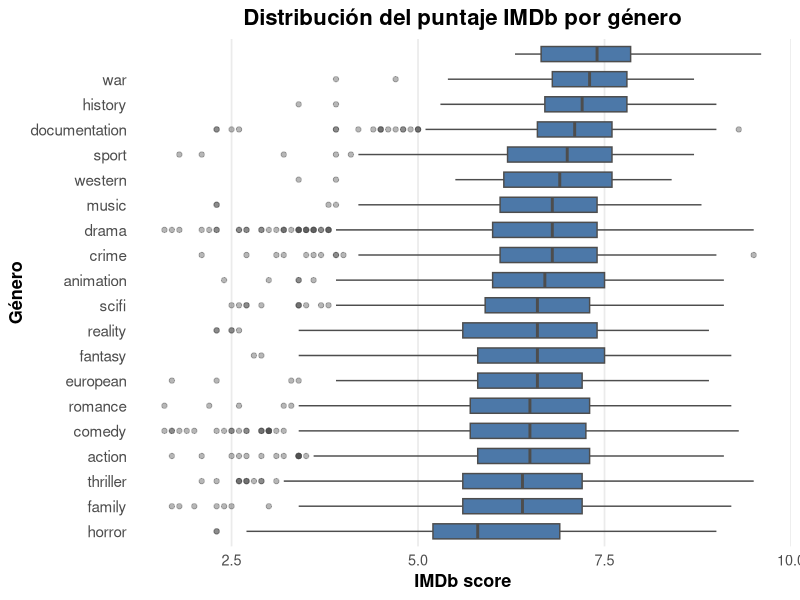
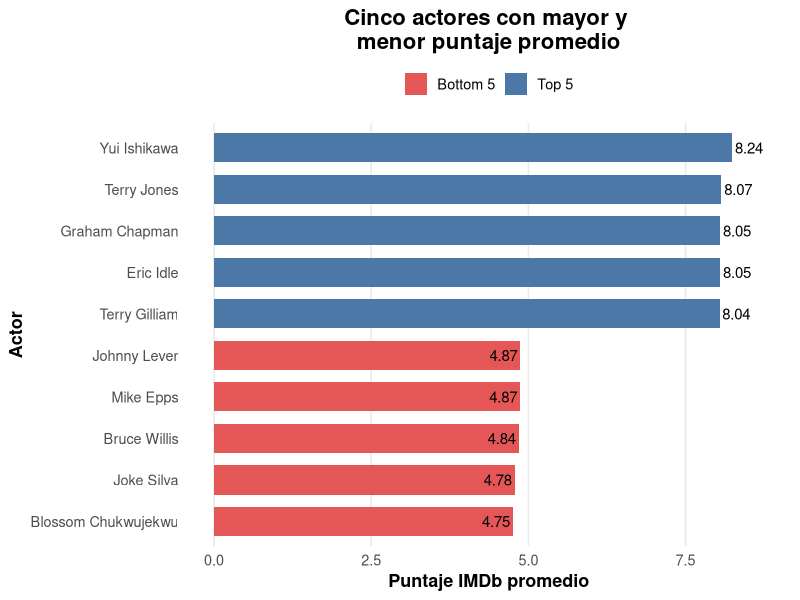

Write the R code that produced these figures, in order.
## ---- chunk 1
#paquetes
library(ggplot2)
library(tidyverse)
library(MASS)
library(kableExtra)
library(tidytext)
library(mgcv) # splines 
library(rpart) # arbol de regresion
library(ranger) #random forest
library(lme4) #efectos mixtos
## ---- chunk 2
titles_train <- read_csv("titles_train.csv")
credits_train <- read_csv("credits_train.csv")
## ---- chunk 3

#Hay algunas peliculas que tienen dos generos, entonces dividimos eso. 
genres_df <- titles_train %>%
  mutate(
    genres = str_remove_all(genres, "\\[|\\]|'")
  ) %>%
  separate_rows(genres, sep = ",\\s*")

#Luego calculamos la media, mediana y desvío por género. Y lo mostramos lindo
genres_df %>%
  group_by(genres) %>%
  summarise(
    Cantidad = n(),
    Media = mean(imdb_score, na.rm = TRUE),
    Mediana = median(imdb_score, na.rm = TRUE),
    `Desvío estándar` = sd(imdb_score, na.rm = TRUE),
    .groups = "drop"
  ) %>%
  arrange(desc(Media)) %>%
  mutate(
    across(c(Media, Mediana, `Desvío estándar`), ~ round(.x, 2))
  ) %>%
  kable(
    caption = "Estadísticos descriptivos del puntaje IMDb por género",
    booktabs = TRUE,
    align = c("l", "c", "c", "c", "c")
  ) %>%
  kable_styling(
    latex_options = c("striped", "hold_position"),
    full_width = FALSE,
    position = "center"
  )
## ---- chunk 4
genres_df %>%
  ggplot(aes(x = reorder(genres, imdb_score, median),
             y = imdb_score)) +
  geom_boxplot(
    fill = "#4C78A8",
    color = "gray30",
    width = 0.6,
    outlier.alpha = 0.4
  ) +
  coord_flip() +
  labs(
    title = "Distribución del puntaje IMDb por género",
    x = "Género",
    y = "IMDb score"
  ) +
  theme_minimal(base_size = 13) +
  theme(
    plot.title = element_text(
      hjust = 0.5,
      face = "bold",
      size = 16
    ),
    axis.title = element_text(face = "bold"),
    panel.grid.major.y = element_blank(),
    panel.grid.minor = element_blank(),
    axis.text.y = element_text(size = 11)
  )
## ---- chunk 5

# Primero hacemos un left join para juntar actores/directores con puntuacion

datos <- credits_train %>%
  left_join(
    titles_train %>% dplyr::select(id, imdb_score),
    by = "id"
  )


## ---- chunk 6
#Ahora separamos por actores y directores

actores <- datos %>%
  filter(role == "ACTOR") %>%
  group_by(name) %>%
  summarise(
    Cantidad = n(),
    `IMDb_promedio` = mean(imdb_score, na.rm = TRUE),
    .groups = "drop"
  ) %>%
  filter(Cantidad >= 5) %>%
  arrange(desc(`IMDb_promedio`))

head(actores) %>%
  mutate(
    `IMDb_promedio` = round(`IMDb_promedio`, 2)
  ) %>%
  kable(
    caption = "Actores con mayor puntaje promedio de IMDb (mínimo 5 títulos)",
    booktabs = TRUE,
    align = c("l", "c", "c")
  ) %>%
  kable_styling(
    latex_options = c("striped", "hold_position"),
    full_width = FALSE,
    position = "center"
  )
## ---- chunk 7
directores <- datos %>%
  filter(role == "DIRECTOR") %>%
  group_by(name) %>%
  summarise(
    Cantidad = n(),
    `IMDb_promedio` = mean(imdb_score, na.rm = TRUE),
    .groups = "drop"
  ) %>%
  filter(Cantidad >= 3) %>%
  arrange(desc(`IMDb_promedio`))

head(directores) %>%
  mutate(
    `IMDb_promedio` = round(`IMDb_promedio`, 2)
  ) %>%
  kable(
    caption = "Directores con mayor puntaje promedio de IMDb (mínimo 3 títulos)",
    booktabs = TRUE,
    align = c("l", "c", "c")
  ) %>%
  kable_styling(
    latex_options = c("striped", "hold_position"),
    full_width = FALSE,
    position = "center"
  )

## ---- chunk 8
top_bottom <- bind_rows(
  actores %>%
    slice_max(IMDb_promedio, n = 5) %>%
    mutate(Grupo = "Top 5"),
  actores %>%
    slice_min(IMDb_promedio, n = 5) %>%
    mutate(Grupo = "Bottom 5")
)

ggplot(
  top_bottom,
  aes(
    x = reorder(name, IMDb_promedio),
    y = IMDb_promedio,
    fill = Grupo
  )
) +
  geom_col(width = 0.7) +
  geom_text(
    aes(label = round(IMDb_promedio, 2)),
    hjust = ifelse(top_bottom$IMDb_promedio > 5, -0.1, 1.1),
    size = 3.8
  ) +
  coord_flip() +
  scale_fill_manual(
    values = c(
      "Top 5" = "#4C78A8",
      "Bottom 5" = "#E45756"
    )
  ) +
  expand_limits(y = max(top_bottom$IMDb_promedio) + 0.5) +
  labs(
    title = "Cinco actores con mayor y \nmenor puntaje promedio",
    x = "Actor",
    y = "Puntaje IMDb promedio",
    fill = NULL
  ) +
  theme_minimal(base_size = 13) +
  theme(
    plot.title = element_text(
      hjust = 0.5,
      face = "bold",
      size = 16
    ),
    axis.title = element_text(face = "bold"),
    panel.grid.major.y = element_blank(),
    panel.grid.minor = element_blank(),
    legend.position = "top"
  )
## ---- chunk 9
# Con el código siguiente, vamos a tomar cada palabra que aparece en un título, eliminando las stopwords, para luego contar cuantas veces aparece y tomar promedio de los puntajes de imdb. Es un enfoque simple, pero resulta interesante llevarlo a cabo.

palabras <- titles_train %>%
  dplyr::select(title, imdb_score) %>%
  unnest_tokens(word, title) %>%
  anti_join(stop_words, by = c("word")) %>% #elimina filas donde correspondientes a stopwords (por ej: the, a, of,...)
  group_by(word) %>%
  summarise(
    Cantidad = n(),
    `IMDb promedio` = mean(imdb_score),
    .groups = "drop"
  ) %>%
  filter(Cantidad >= 8)
## ---- chunk 10
palabras %>%
  arrange(desc(`IMDb promedio`)) %>%
  slice_head(n = 5) %>%
  mutate(
    `IMDb promedio` = round(`IMDb promedio`, 2)
  ) %>%
  kable(
    caption = "5 palabras asociadas con títulos de mayor puntaje IMDb",
    col.names = c("Palabra", "Cantidad", "IMDb promedio"),
    booktabs = TRUE,
    align = c("l", "c", "c")
  ) %>%
  kable_styling(
    latex_options = c("striped", "hold_position"),
    full_width = FALSE,
    position = "center"
  )
## ---- chunk 11
palabras %>%
  arrange(`IMDb promedio`) %>%
  slice_head(n = 10) %>%
  mutate(
    `IMDb promedio` = round(`IMDb promedio`, 2)
  ) %>%
  kable(
    caption = "10 palabras asociadas con títulos de menor puntaje IMDb",
    col.names = c("Palabra", "Cantidad", "IMDb promedio"),
    booktabs = TRUE,
    align = c("l", "c", "c")
  ) %>%
  kable_styling(
    latex_options = c("striped", "hold_position"),
    full_width = FALSE,
    position = "center"
  )
## ---- chunk 12
#creamos una variable binaria para comedy.

titles_train <- titles_train %>%
  mutate(
    comedia = as.integer(stringr::str_detect(genres, "comedy"))
  )
## ---- chunk 13

modelo_crudo <- lm(imdb_score ~ comedia,
                   data = titles_train)

summary(modelo_crudo)
## ---- chunk 14
#Tomamos unicamente el primer pais.

titles_train <- titles_train %>%
  mutate(
    pais = production_countries |>
      stringr::str_remove_all("\\[|\\]|'") |>
      stringr::str_split(",\\s*") |>
      sapply(`[`, 1)
  )

modelo_directo <- lm(
  imdb_score ~ comedia +
    runtime +
    release_year +
    pais,
  data = titles_train
)

summary(modelo_directo)
## ---- chunk 15
comparacion <- data.frame(
  Modelo = c("Crudo", "Ajustado"),
  `Coeficiente_Comedia` = c(
    coef(modelo_crudo)["comedia"],
    coef(modelo_directo)["comedia"]
  )
) %>%
  mutate(
    `Coeficiente_Comedia` = round(`Coeficiente_Comedia`, 3)
  )

comparacion %>%
  kable(
    caption = "Comparación del coeficiente asociado a la variable Comedia",
    booktabs = TRUE,
    align = c("l", "c")
  ) %>%
  kable_styling(
    latex_options = c("striped", "hold_position"),
    full_width = FALSE,
    position = "center"
  )
## ---- chunk 16

# Resumimos la información de créditos para tener una fila por título.

credits_resumen <- credits_train %>%
  group_by(id) %>%
  summarise(
    cantidad_actores = n_distinct(
      person_id[role == "ACTOR"],
      na.rm = TRUE
    ),
    director = first(
      name[role == "DIRECTOR"]
    ),
    .groups = "drop"
  )


# Unimos la información de títulos con el resumen de créditos
# y construimos algunas variables adicionales.

datos_modelado <- titles_train %>%
  left_join(
    credits_resumen,
    by = "id"
  ) %>%
  mutate(
    cantidad_actores = replace_na(
      cantidad_actores,
      0L
    ),
    director = replace_na(
      director,
      "Sin director"
    ),
    cantidad_generos = if_else(
      genres == "[]",
      0L,
      str_count(genres, ",") + 1L
    ),
    cantidad_paises = if_else(
      production_countries == "[]",
      0L,
      str_count(production_countries, ",") + 1L
    ),
    largo_titulo = nchar(title),
    log_imdb_votes = log1p(imdb_votes)
  )


#agregamos la columna de solo UN genero

datos_modelado <- datos_modelado %>%
  mutate(
    genero_principal = genres %>%
      str_remove_all("\\[|\\]|'") %>%
      str_split(",\\s*") %>%
      map_chr(~ {
        if (length(.x) == 0 || .x[1] == "") {
          "Sin género"
        } else {
          .x[1]
        }
      })
  )

datos_modelado <- datos_modelado %>%
  mutate(
    pais = production_countries |>
      stringr::str_remove_all("\\[|\\]|'") |>
      stringr::str_split(",\\s*") |>
      sapply(`[`, 1)
  )


# Fijamos una semilla para que la partición sea reproducible.

set.seed(123)


# Seleccionamos aleatoriamente el 80% de los títulos
# para el conjunto de entrenamiento.

indices_entrenamiento <- sample(
  seq_len(nrow(datos_modelado)),
  size = floor(0.80 * nrow(datos_modelado))
)


# Construimos los conjuntos de entrenamiento y validación.

datos_entrenamiento <- datos_modelado[
  indices_entrenamiento,
]

datos_validacion <- datos_modelado[
  -indices_entrenamiento,
]

# Detectamos primeros países que quedaron solamente en validación.

paises_nuevos <- setdiff(
  unique(datos_validacion$pais),
  unique(datos_entrenamiento$pais)
)


# Movemos esas observaciones a entrenamiento para que
# todos los países de validación sean conocidos por el modelo.

filas_a_mover <- datos_validacion$pais %in% paises_nuevos

datos_entrenamiento <- bind_rows(
  datos_entrenamiento,
  datos_validacion[filas_a_mover, ]
)

datos_validacion <- datos_validacion[
  !filas_a_mover,
]


# Igualamos los niveles de la variable entre ambos conjuntos.

datos_entrenamiento$pais <- factor(
  datos_entrenamiento$pais
)

datos_validacion$pais <- factor(
  datos_validacion$pais,
  levels = levels(datos_entrenamiento$pais)
)

# Verificamos que no haya títulos compartidos entre ambos conjuntos
# y que no se hayan perdido observaciones.

stopifnot(
  length(
    intersect(
      datos_entrenamiento$id,
      datos_validacion$id
    )
  ) == 0,
  nrow(datos_entrenamiento) +
    nrow(datos_validacion) ==
    nrow(datos_modelado)
)

# Revisamos la cantidad de valores faltantes en las variables.

resumen_faltantes <- datos_entrenamiento %>%
  summarise(
    across(
      everything(),
      ~ sum(is.na(.))
    )
  ) %>%
  pivot_longer(
    cols = everything(),
    names_to = "variable",
    values_to = "cantidad_faltantes"
  ) %>%
  filter(cantidad_faltantes > 0) %>%
  arrange(desc(cantidad_faltantes))


# Calculamos la mediana de los votos utilizando únicamente
# el conjunto de entrenamiento.

mediana_log_votos <- median(
  datos_entrenamiento$log_imdb_votes,
  na.rm = TRUE
)


# Función para aplicar el mismo tratamiento
# a entrenamiento y validación.

preparar_datos <- function(datos, mediana_votos) {

  datos %>%
    mutate(

      # Las películas no tienen temporadas.
      # Por lo tanto, el faltante es estructural.

      seasons = if_else(
        type == "MOVIE",
        0,
        seasons
      ),

      # La ausencia de clasificación se conserva
      # como una categoría adicional.

      age_certification = replace_na(
        age_certification,
        "Sin dato"
      ),

      # Identificamos los títulos sin información de votos.

      votos_faltantes = as.integer(
        is.na(log_imdb_votes)
      ),

      # Reemplazamos los votos faltantes por la mediana
      # calculada en entrenamiento.

      log_imdb_votes = replace_na(
        log_imdb_votes,
        mediana_votos
      )
    )
}


# Aplicamos exactamente el mismo procedimiento
# a ambos conjuntos.

datos_entrenamiento <- preparar_datos(
  datos_entrenamiento,
  mediana_log_votos
)

datos_validacion <- preparar_datos(
  datos_validacion,
  mediana_log_votos
)


# Verificamos que las variables tratadas
# ya no contengan valores faltantes.

stopifnot(
  !anyNA(datos_entrenamiento$seasons),
  !anyNA(datos_validacion$seasons),
  !anyNA(datos_entrenamiento$age_certification),
  !anyNA(datos_validacion$age_certification),
  !anyNA(datos_entrenamiento$log_imdb_votes),
  !anyNA(datos_validacion$log_imdb_votes)
)
## ---- chunk 17

# Calculamos el puntaje promedio utilizando solamente
# las observaciones del conjunto de entrenamiento.

media_entrenamiento <- mean(
  datos_entrenamiento$imdb_score
)


# El modelo base asigna esa misma predicción
# a todos los títulos del conjunto de validación.

predicciones_base <- rep(
  media_entrenamiento,
  nrow(datos_validacion)
)


# Calculamos el error cuadrático medio en validación.

mse_base <- mean(
  (
    datos_validacion$imdb_score -
      predicciones_base
  )^2
)


# Creamos una tabla en la que iremos guardando
# el MSE de todos los modelos evaluados.

resultados_modelos <- tibble(
  Modelo = "Modelo base",
  MSE = mse_base
)

## ---- chunk 18
resultados_modelos %>%
  mutate(
    MSE = round(MSE, 3)
  ) %>%
  kable(
    caption = "Comparación del desempeño predictivo de los modelos",
    col.names = c("Modelo", "MSE de validación"),
    booktabs = TRUE,
    align = c("l", "c")
  ) %>%
  kable_styling(
    latex_options = c("striped", "hold_position"),
    full_width = FALSE,
    position = "center",
    font_size = 10
  ) %>%
  row_spec(
    0,
    bold = TRUE
  )
## ---- chunk 19

# Ajustamos una regresión lineal múltiple
# utilizando el conjunto de entrenamiento.

modelo_lineal <- lm(
  imdb_score ~
    type +
    release_year +
    runtime +
    seasons +
    age_certification +
    log_imdb_votes +
    votos_faltantes +
    genero_principal+
    pais,
  data = datos_entrenamiento
)


# Generamos predicciones para las observaciones
# del conjunto de validación.

predicciones_lineal <- predict(
  modelo_lineal,
  newdata = datos_validacion
)


# Calculamos el MSE del modelo lineal
# sobre el conjunto de validación.

mse_lineal <- mean(
  (
    datos_validacion$imdb_score -
      predicciones_lineal
  )^2
)


# Incorporamos el resultado a la tabla comparativa.

resultados_modelos <- bind_rows(
  resultados_modelos,
  tibble(
    Modelo = "Regresión lineal",
    MSE = mse_lineal
  )
)


# Verificamos que el modelo haya generado
# una predicción para cada título de validación.

stopifnot(
  length(predicciones_lineal) ==
    nrow(datos_validacion),
  !anyNA(predicciones_lineal)
)
## ---- chunk 20
resultados_modelos %>%
  mutate(
    MSE = round(MSE, 3)
  ) %>%
  kable(
    caption = "Comparación del desempeño predictivo de los modelos",
    col.names = c("Modelo", "MSE de validación"),
    booktabs = TRUE,
    align = c("l", "c")
  ) %>%
  kable_styling(
    latex_options = c("striped", "hold_position"),
    full_width = FALSE,
    position = "center",
    font_size = 10
  ) %>%
  row_spec(
    0,
    bold = TRUE
  )
## ---- chunk 21

# Ajustamos una regresión con splines penalizados.
# Permitimos relaciones no lineales para duración,
# año de lanzamiento y cantidad de votos.

modelo_splines <- gam(
  imdb_score ~
    type +
    s(release_year, k = 10) +
    s(runtime, k = 10) +
    seasons +
    age_certification +
    s(log_imdb_votes, k = 10) +
    votos_faltantes +
    cantidad_actores +
    genero_principal+
    pais,
  data = datos_entrenamiento,
  method = "REML"
)


# Generamos las predicciones sobre el mismo
# conjunto de validación utilizado anteriormente.

predicciones_splines <- predict(
  modelo_splines,
  newdata = datos_validacion
)


# Calculamos el MSE del modelo con splines.

mse_splines <- mean(
  (
    datos_validacion$imdb_score -
      predicciones_splines
  )^2
)


# Eliminamos un resultado anterior del mismo modelo,
# en caso de haber ejecutado el bloque más de una vez.

resultados_modelos <- resultados_modelos %>%
  filter(Modelo != "Splines penalizados")


# Incorporamos el nuevo MSE a la tabla comparativa.

resultados_modelos <- bind_rows(
  resultados_modelos,
  tibble(
    Modelo = "Splines penalizados",
    MSE = mse_splines
  )
)


# Verificamos que todas las observaciones
# tengan una predicción válida.

stopifnot(
  length(predicciones_splines) ==
    nrow(datos_validacion),
  !anyNA(predicciones_splines)
)

## ---- chunk 22
resultados_modelos %>%
  mutate(
    MSE = round(MSE, 3)
  ) %>%
  kable(
    caption = "Comparación del desempeño predictivo de los modelos",
    col.names = c("Modelo", "MSE de validación"),
    booktabs = TRUE,
    align = c("l", "c")
  ) %>%
  kable_styling(
    latex_options = c("striped", "hold_position"),
    full_width = FALSE,
    position = "center",
    font_size = 10
  ) %>%
  row_spec(
    0,
    bold = TRUE
  )
## ---- chunk 23

# Ajustamos inicialmente un árbol relativamente grande.
# Como la variable respuesta es continua, usamos
# el método "anova", que minimiza errores cuadrados.

modelo_arbol_inicial <- rpart(
  imdb_score ~
    type +
    release_year +
    runtime +
    seasons +
    age_certification +
    log_imdb_votes +
    votos_faltantes +
    cantidad_actores +
    largo_titulo +
    genero_principal+
    pais,
  data = datos_entrenamiento,
  method = "anova",
  control = rpart.control(
    cp = 0.001,
    xval = 10
  )
)


# Buscamos el valor del parámetro de complejidad
# que presenta el menor error de validación cruzada.

tabla_complejidad <- modelo_arbol_inicial$cptable

fila_cp_optimo <- which.min(
  tabla_complejidad[, "xerror"]
)

cp_optimo <- tabla_complejidad[
  fila_cp_optimo,
  "CP"
]


# Podamos el árbol usando el valor de cp seleccionado.

modelo_arbol <- prune(
  modelo_arbol_inicial,
  cp = cp_optimo
)


# Generamos las predicciones sobre el mismo
# conjunto de validación de los modelos anteriores.

predicciones_arbol <- predict(
  modelo_arbol,
  newdata = datos_validacion
)


# Calculamos el MSE del árbol de regresión.

mse_arbol <- mean(
  (
    datos_validacion$imdb_score -
      predicciones_arbol
  )^2
)


# Calculamos la cantidad de hojas del árbol final.

cantidad_hojas_arbol <- sum(
  modelo_arbol$frame$var == "<leaf>"
)


# Eliminamos un resultado previo del mismo modelo
# si el bloque se ejecutó más de una vez.

resultados_modelos <- resultados_modelos %>%
  filter(Modelo != "Árbol de regresión")


# Incorporamos el MSE a la tabla comparativa.

resultados_modelos <- bind_rows(
  resultados_modelos,
  tibble(
    Modelo = "Árbol de regresión",
    MSE = mse_arbol
  )
)


# Verificamos que todas las observaciones
# tengan una predicción válida.

stopifnot(
  length(predicciones_arbol) ==
    nrow(datos_validacion),
  !anyNA(predicciones_arbol)
)

## ---- chunk 24
resultados_modelos %>%
  mutate(
    MSE = round(MSE, 3)
  ) %>%
  kable(
    caption = "Comparación del desempeño predictivo de los modelos",
    col.names = c("Modelo", "MSE de validación"),
    booktabs = TRUE,
    align = c("l", "c")
  ) %>%
  kable_styling(
    latex_options = c("striped", "hold_position"),
    full_width = FALSE,
    position = "center",
    font_size = 10
  ) %>%
  row_spec(
    0,
    bold = TRUE
  )
## ---- chunk 25

# Entrenamos el Random Forest. 0.899

modelo_rf <- ranger(
  imdb_score ~
    type +
    release_year +
    runtime +
    seasons +
    age_certification +
    log_imdb_votes +
    votos_faltantes +
    genero_principal +
    cantidad_generos +
    cantidad_actores +
    pais + 
    director,
  data = datos_entrenamiento,
  num.trees = 500,
  importance = "impurity",
  seed = 123
)




# Generamos las predicciones sobre el conjunto de validación.

predicciones_rf <- predict(
  modelo_rf,
  data = datos_validacion
)$predictions


# Calculamos el MSE.

mse_rf <- mean(
  (
    datos_validacion$imdb_score -
      predicciones_rf
  )^2
)


# Eliminamos un resultado previo si el bloque
# se ejecutó más de una vez.

resultados_modelos <- resultados_modelos %>%
  filter(Modelo != "Random Forest")


# Incorporamos el resultado a la tabla comparativa.

resultados_modelos <- bind_rows(
  resultados_modelos,
  tibble(
    Modelo = "Random Forest",
    MSE = mse_rf
  )
)


# Verificamos que todas las observaciones
# tengan una predicción válida.

stopifnot(
  length(predicciones_rf) ==
    nrow(datos_validacion),
  !anyNA(predicciones_rf)
)
## ---- chunk 26
resultados_modelos %>%
  mutate(
    MSE = round(MSE, 3)
  ) %>%
  kable(
    caption = "Comparación del desempeño predictivo de los modelos",
    col.names = c("Modelo", "MSE de validación"),
    booktabs = TRUE,
    align = c("l", "c")
  ) %>%
  kable_styling(
    latex_options = c("striped", "hold_position"),
    full_width = FALSE,
    position = "center",
    font_size = 10
  ) %>%
  row_spec(
    0,
    bold = TRUE
  )
## ---- chunk 27


# Ajustamos los modelos de efectos mixtos.


modelo_mixto1 <- lmer(
  imdb_score ~
    type +
    release_year +
    runtime +
    seasons +
    age_certification +
    log_imdb_votes +
    votos_faltantes +
    genero_principal +
    cantidad_generos +
    cantidad_actores +
    (1 | pais),
  data = datos_entrenamiento
)

modelo_mixto2 <- lmer(
  imdb_score ~
    type +
    release_year +
    runtime +
    seasons +
    age_certification +
    log_imdb_votes +
    votos_faltantes +
    genero_principal +
    cantidad_generos +
    cantidad_actores +
    (1 | pais) +
    (1 | director),
  data = datos_entrenamiento
)

modelo_mixto3 <- lmer(
  imdb_score ~
    type +
    release_year +
    runtime +
    seasons +
    age_certification +
    log_imdb_votes +
    votos_faltantes +
    genero_principal +
    cantidad_generos +
    cantidad_actores +
    (1 | director) +
    (runtime | pais ) +
    (1 | genero_principal),
    data = datos_entrenamiento
)

# Generamos las predicciones sobre el mismo conjunto de validación de los modelos anteriores.

predicciones_mixto1 <- predict(
  modelo_mixto1,
  newdata = datos_validacion,
  allow.new.levels = TRUE
)

predicciones_mixto2 <- predict(
  modelo_mixto2,
  newdata = datos_validacion,
  allow.new.levels = TRUE
)

predicciones_mixto3 <- predict(
  modelo_mixto3,
  newdata = datos_validacion,
  allow.new.levels = TRUE
)

# Calculamos el MSE del modelo de efectos mixtos.

mse_mixto1 <- mean(
  (
    datos_validacion$imdb_score -
      predicciones_mixto1
  )^2
)

mse_mixto2 <- mean(
  (
    datos_validacion$imdb_score -
      predicciones_mixto2
  )^2
)

mse_mixto3 <- mean(
  (
    datos_validacion$imdb_score -
      predicciones_mixto3
  )^2
)



# Eliminamos un resultado previo del mismo modelo
# si el bloque se ejecutó más de una vez.

resultados_modelos <- resultados_modelos %>%
  filter(Modelo != "Efectos mixtos (Director)") %>%
  filter(Modelo != "Efectos mixtos (País)") %>%
  filter(Modelo != "Efectos mixtos (D + P)")

# Incorporamos el MSE a la tabla comparativa.

resultados_modelos <- bind_rows(
  resultados_modelos,
  tibble(
    Modelo = "Efectos mixtos (País)",
    MSE = mse_mixto1
  ),
  tibble(
    Modelo = "Efectos mixtos (País y Director)",
    MSE = mse_mixto2
  ),
  tibble(
    Modelo = "Efectos mixtos (País, Director y Género)",
    MSE = mse_mixto3
  )
)


# Verificamos que todas las observaciones
# tengan una predicción válida.

stopifnot(
  length(predicciones_mixto1) ==
    nrow(datos_validacion),
  !anyNA(predicciones_mixto1)
)
## ---- chunk 28
resultados_modelos %>%
  mutate(
    MSE = round(MSE, 3)
  ) %>%
  kable(
    caption = "Comparación del desempeño predictivo de los modelos",
    col.names = c("Modelo", "MSE de validación"),
    booktabs = TRUE,
    align = c("l", "c")
  ) %>%
  kable_styling(
    latex_options = c("striped", "hold_position"),
    full_width = FALSE,
    position = "center",
    font_size = 10
  ) %>%
  row_spec(
    0,
    bold = TRUE
  )
## ---- chunk 29
#Esto es para el 6to modelo, todavia no agrego texto porque nose si va a funcionar

write.csv(datos_entrenamiento,
          "datos_entrenamiento.csv",
          row.names = FALSE)

write.csv(datos_validacion,
          "datos_validacion.csv",
          row.names = FALSE)
